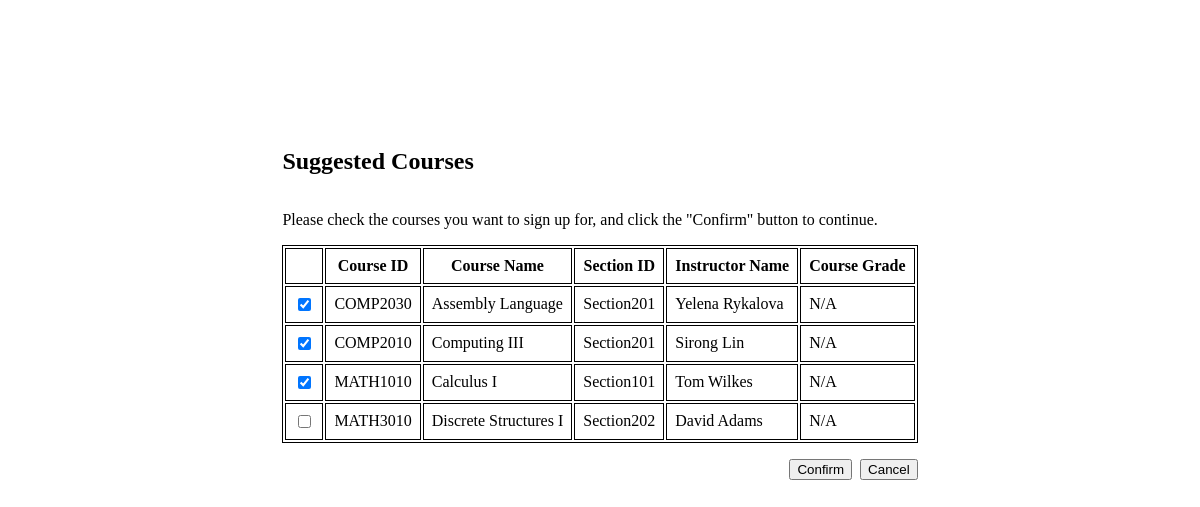
The app's page /src/suggested_courses.php?student_id=1029384756&semester=Fall&year=2025, older data.
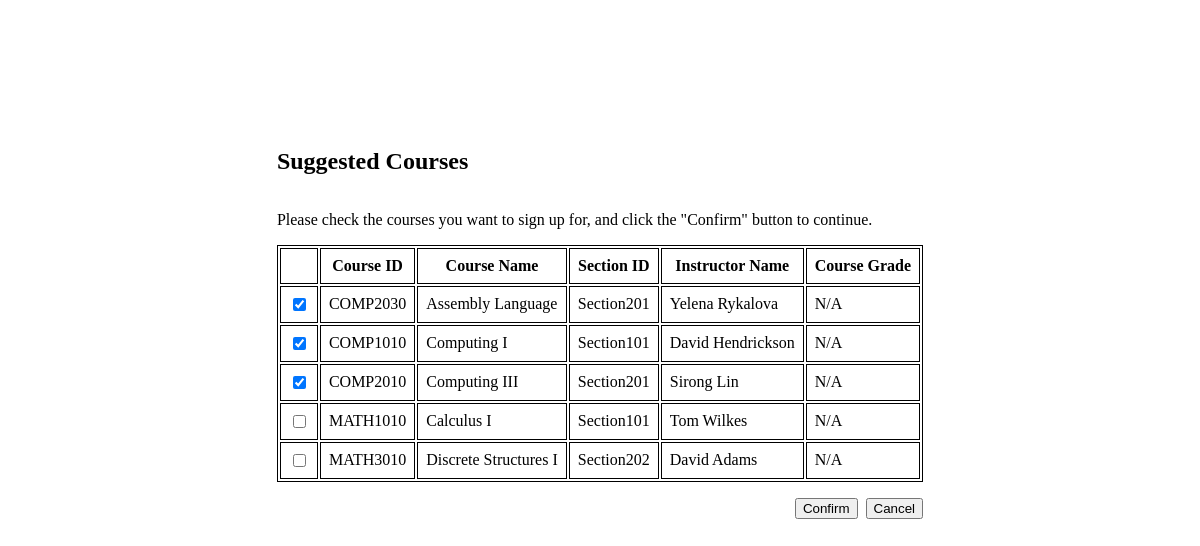
The same page, newer data.
### tables this page shows
create table section
(
    course_id     varchar(20),
    section_id    varchar(10),
    semester      varchar(6)
        check (semester in ('Fall', 'Winter', 'Spring', 'Summer')),
    year          numeric(4, 0) check (year > 1990 and year < 2100),
    instructor_id varchar(10),
    classroom_id  varchar(8),
    time_slot_id  varchar(8),
    primary key (course_id, section_id, semester, year),
    foreign key (course_id) references course (course_id)
        on delete cascade,
    foreign key (instructor_id) references instructor (instructor_id)
        on delete set null,
    foreign key (time_slot_id) references time_slot (time_slot_id)
        on delete set null
);

create table course
(
    course_id   varchar(20),
    course_name varchar(50) not null,
    credits     numeric(2, 0) check (credits > 0),
    primary key (course_id)
);

create table instructor
(
    instructor_id   varchar(10),
    instructor_name varchar(50) not null,
    title           varchar(30),
    dept_name       varchar(100),
    email           varchar(50) not null,
    primary key (instructor_id)
);

create table take
(
    student_id varchar(10),
    course_id  varchar(8),
    section_id varchar(10),
    semester   varchar(6),
    year       numeric(4, 0),
    grade      varchar(2)
        check (grade in
               ('A+', 'A', 'A-', 'B+', 'B', 'B-', 'C+', 'C', 'C-', 'D+', 'D',
                'D-', 'F')),
    primary key (student_id, course_id, section_id, semester, year),
    foreign key (course_id, section_id, semester, year) references
        section (course_id, section_id, semester, year)
        on delete cascade,
    foreign key (student_id) references student (student_id)
        on delete cascade
);

### src/common/pdo.php (called while the page is built)
<?php
function pdo_connect(): PDO
{
    $config = require __DIR__ . '/config.php';
    $database_config = $config['database'];
    $host = $database_config['host'];
    $dbname = $database_config['dbname'];
    $username = $database_config['username'];
    $password = $database_config['password'];
    return new PDO(
        "mysql:host=$host;dbname=$dbname;charset=utf8mb4",
        $username,
        $password,
        [
            PDO::ATTR_ERRMODE => PDO::ERRMODE_EXCEPTION,
            PDO::ATTR_DEFAULT_FETCH_MODE => PDO::FETCH_ASSOC,
            PDO::ATTR_EMULATE_PREPARES => false
        ]
    );
}
function pdo_instance(bool $original = false): PDO|null
{
    static $pdo;
    if ($original) {
        return $pdo;
    }
    if (!$pdo) {
        $pdo = pdo_connect();
    }
    return $pdo;
}
function bind_params(PDOStatement $stmt, array $params): PDOStatement
{
    foreach ($params as $key => $value) {
        $stmt->bindValue(':' . $key, $value);
    }
    return $stmt;
}
function execute(PDOStatement $stmt, array $params = []): bool
{
    if ($params !== []) {
        bind_params($stmt, $params);
    }
    return $stmt->execute();
}

### src/service/degree_pathway.php (called while the page is built)
<?php
require_once __DIR__ . '/../minimal.php';
function get_suggested_courses(
    string $student_id,
    string $semester,
    string $year
): array {
    $stmt = pdo_instance()->prepare(
        "
            SELECT section.*, course.course_name, instructor.instructor_name, take.grade
            FROM degree_pathway dp
            JOIN section ON section.course_id = dp.course_id
            JOIN course ON course.course_id = dp.course_id
            JOIN instructor ON instructor.instructor_id = section.instructor_id
            LEFT JOIN take ON take.course_id = dp.course_id
                           AND take.student_id = :student_id0
            WHERE dp.dept_name = (
                SELECT dept_name
                FROM student
                WHERE student_id = :student_id1
                LIMIT 1
            )
            AND NOT EXISTS (
                SELECT 1
                FROM prereq
                WHERE prereq.course_id = dp.course_id
                  AND NOT EXISTS (
                      SELECT 1
                      FROM take
                      WHERE take.student_id = :student_id2
                        AND take.course_id = prereq.prereq_id
                        AND (take.grade IS NOT NULL OR take.grade <> 'F')
                  )
            )
            AND NOT EXISTS (
                SELECT 1
                FROM take
                WHERE take.student_id = :student_id3
                  AND take.course_id = course.course_id
                  AND take.grade IS NOT NULL
                  AND take.grade <> 'F'
            )
            AND section.semester = :semester
            AND section.year = :year
            ORDER BY IF(take.grade = 'F', 0, 1)
        "
    );
    execute($stmt, [
        'student_id0' => $student_id,
        'student_id1' => $student_id,
        'student_id2' => $student_id,
        'student_id3' => $student_id,
        'semester' => $semester,
        'year' => $year
    ]);
    return $stmt->fetchAll();
}

### src/minimal.php (called while the page is built, shortened)
<?php
require_once __DIR__ . '/common/pdo.php';
function build_url(string $url, array $params = []): string
{
    $query_string = $params ? '?' . http_build_query($params, '', '&') : '';
    return $url . $query_string;
}

### src/suggested_courses.php (the view, shortened to what this page needs)
<?php
require_once 'minimal.php';
$student_id = $_GET['student_id'];
$semester = $_GET['semester'];
$year = $_GET['year'];
$suggested_courses = get_suggested_courses($student_id, $semester, $year);
$cancel_url = build_url(Page::STUDENT, ['student_id' => $student_id]);
?>
<html lang="en">
<head>
</head>
<body style="height: 100%;">
<div style="display: flex; justify-content: center; margin-top: 16vh;">
  <div style="display: flex; flex-direction: column; gap: 1rem;">
    <h2>Suggested Courses</h2>
    <form
      style="display: flex; flex-direction: column; gap: 1rem;"
      action="<?= Page::SUGGESTED_COURSES ?>"
      method="POST"
    >
      <span>
        Please check the courses you want to sign up for, and click the "Confirm" button to continue.
      </span>
      <table>
        <tr style="font-weight: bold;">
          <th></th>
          <th>Course ID</th>
          <th>Course Name</th>
          <th>Section ID</th>
          <th>Instructor Name</th>
          <th>Course Grade</th>
        </tr>
          <?php foreach ($suggested_courses as $index => $record): ?>
            <tr>
              <td>
                <label>
                  <input type="checkbox" name="selected_course_ids[]"
                         value="<?= $record['id'] ?>" <?= $index < 3 ? 'checked' : '' ?>
                </label>
              </td>
              <td><?= $record['course_id'] ?></td>
              <td><?= $record['course_name'] ?></td>
              <td><?= $record['section_id'] ?></td>
              <td><?= $record['instructor_name'] ?></td>
              <td><?= $record['grade'] ?? "N/A" ?></td>
            </tr>
          <?php endforeach ?>
      </table>
      <div style="display: flex; justify-content: right; gap: 0.5rem;">
        <button type="submit">Confirm</button>
        <a href="<?= $cancel_url ?>">
          <button type="button">Cancel</button>
        </a>
      </div>
    </form>
  </div>
</div>
</body>
</html>

### src/suggested_courses.php (style rules this page uses)
table, th, td { border: 1px solid black; }
th, td { padding: 0.5rem; }

Row changes from the older to the newer data that the page shows:
added section: id "☑", course "COMP1010", course.course_name "Computing I", section "Section101", instructor.instructor_name "David Hendrickson", grade "N/A"
computed for section "MATH1010": id "☑" → "☐"
